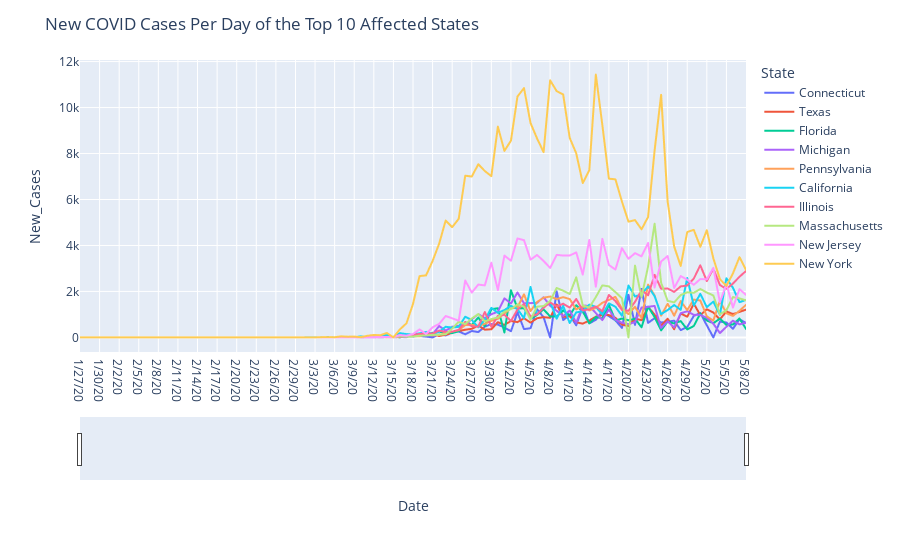

The code cell stored with this chart in its notebook:
### Code cell
top10_['New_Cases'] = new_cases(top10_)

fig = px.line(top10_, x='Date', y='New_Cases', color='State')
fig.update_layout(title='New COVID Cases Per Day of the Top 10 Affected States')
fig.update_xaxes(rangeslider_visible=True)
fig.show()

### Figure 1 — Plotly figure (JSON) as saved in the notebook; plotly's stock layout.template omitted (floating-point values rounded to 4 significant figures)
{"data": [{"hovertemplate": "State=Connecticut<br>Date=%{x}<br>New_Cases=%{y}<extra></extra>", "legendgroup": "Connecticut", "line": {"color": "#636efa", "dash": "solid"}, "mode": "lines", "name": "Connecticut", "showlegend": true, "type": "scattergl", "x": ["1/27/20", "1/28/20", "1/29/20", "1/30/20", "1/31/20", "2/1/20", "2/2/20", "2/3/20", "2/4/20", "2/5/20", "2/6/20", "2/7/20", "2/8/20", "2/9/20", "2/10/20", "2/11/20", "2/12/20", "2/13/20", "2/14/20", "2/15/20", "2/16/20", "2/17/20", "2/18/20", "2/19/20", "2/20/20", "2/21/20", "2/22/20", "2/23/20", "2/24/20", "2/25/20", "2/26/20", "2/27/20", "2/28/20", "2/29/20", "3/1/20", "3/2/20", "3/3/20", "3/4/20", "3/5/20", "3/6/20", "3/7/20", "3/8/20", "3/9/20", "3/10/20", "3/11/20", "3/12/20", "3/13/20", "3/14/20", "3/15/20", "3/16/20", "3/17/20", "3/18/20", "3/19/20", "3/20/20", "3/21/20", "3/22/20", "3/23/20", "3/24/20", "3/25/20", "3/26/20", "3/27/20", "3/28/20", "3/29/20", "3/30/20", "3/31/20", "4/1/20", "4/2/20", "4/3/20", "4/4/20", "4/5/20", "4/6/20", "4/7/20", "4/8/20", "4/9/20", "4/10/20", "4/11/20", "4/12/20", "4/13/20", "4/14/20", "4/15/20", "4/16/20", "4/17/20", "4/18/20", "4/19/20", "4/20/20", "4/21/20", "4/22/20", "4/23/20", "4/24/20", "4/25/20", "4/26/20", "4/27/20", "4/28/20", "4/29/20", "4/30/20", "5/1/20", "5/2/20", "5/3/20", "5/4/20", "5/5/20", "5/6/20", "5/7/20", "5/8/20"], "xaxis": "x", "y": [0, 0, 0, 0, 0, 0, 0, 0, 0, 0, 0, 0, 0, 0, 0, 0, 0, 0, 0, 0, 0, 0, 0, 0, 0, 0, 0, 0, 0, 0, 0, 0, 0, 0, 0, 0, 0, 0, 0, 0, 0, 0, 0, 1, 2, 2, 6, 12, 1, 17, 27, 28, 63, 35, 0, 133, 88, 203, 257, 137, 279, 233, 469, 578, 557, 429, 267, 1090, 362, 399, 1231, 875, 0, 2003, 754, 972, 525, 1346, 608, 766, 1129, 925, 741, 412, 1853, 545, 2109, 631, 836, 647, 686, 728, 315, 455, 933, 1064, 523, 0, 686, 648, 374, 789, 627], "yaxis": "y"}, {"hovertemplate": "State=Texas<br>Date=%{x}<br>New_Cases=%{y}<extra></extra>", "legendgroup": "Texas", "line": {"color": "#EF553B", "dash": "solid"}, "mode": "lines", "name": "Texas", "showlegend": true, "type": "scattergl", "x": ["1/27/20", "1/28/20", "1/29/20", "1/30/20", "1/31/20", "2/1/20", "2/2/20", "2/3/20", "2/4/20", "2/5/20", "2/6/20", "2/7/20", "2/8/20", "2/9/20", "2/10/20", "2/11/20", "2/12/20", "2/13/20", "2/14/20", "2/15/20", "2/16/20", "2/17/20", "2/18/20", "2/19/20", "2/20/20", "2/21/20", "2/22/20", "2/23/20", "2/24/20", "2/25/20", "2/26/20", "2/27/20", "2/28/20", "2/29/20", "3/1/20", "3/2/20", "3/3/20", "3/4/20", "3/5/20", "3/6/20", "3/7/20", "3/8/20", "3/9/20", "3/10/20", "3/11/20", "3/12/20", "3/13/20", "3/14/20", "3/15/20", "3/16/20", "3/17/20", "3/18/20", "3/19/20", "3/20/20", "3/21/20", "3/22/20", "3/23/20", "3/24/20", "3/25/20", "3/26/20", "3/27/20", "3/28/20", "3/29/20", "3/30/20", "3/31/20", "4/1/20", "4/2/20", "4/3/20", "4/4/20", "4/5/20", "4/6/20", "4/7/20", "4/8/20", "4/9/20", "4/10/20", "4/11/20", "4/12/20", "4/13/20", "4/14/20", "4/15/20", "4/16/20", "4/17/20", "4/18/20", "4/19/20", "4/20/20", "4/21/20", "4/22/20", "4/23/20", "4/24/20", "4/25/20", "4/26/20", "4/27/20", "4/28/20", "4/29/20", "4/30/20", "5/1/20", "5/2/20", "5/3/20", "5/4/20", "5/5/20", "5/6/20", "5/7/20", "5/8/20"], "xaxis": "x", "y": [0, 0, 0, 0, 0, 0, 0, 0, 0, 0, 0, 0, 0, 0, 0, 0, 0, 0, 0, 0, 0, 0, 0, 0, 0, 0, 0, 0, 0, 0, 0, 0, 0, 0, 0, 0, 0, 0, 3, 1, 4, 3, 2, 3, 5, 6, 17, 16, 3, 22, 25, 86, 110, 123, 153, 61, 115, 197, 274, 334, 374, 518, 337, 355, 662, 546, 714, 665, 833, 642, 834, 882, 852, 1431, 897, 918, 654, 598, 731, 901, 969, 973, 855, 556, 491, 823, 747, 1329, 992, 511, 814, 354, 1036, 900, 1470, 965, 1225, 1081, 785, 1129, 1016, 1108, 1210], "yaxis": "y"}, {"hovertemplate": "State=Florida<br>Date=%{x}<br>New_Cases=%{y}<extra></extra>", "legendgroup": "Florida", "line": {"color": "#00cc96", "dash": "solid"}, "mode": "lines", "name": "Florida", "showlegend": true, "type": "scattergl", "x": ["1/27/20", "1/28/20", "1/29/20", "1/30/20", "1/31/20", "2/1/20", "2/2/20", "2/3/20", "2/4/20", "2/5/20", "2/6/20", "2/7/20", "2/8/20", "2/9/20", "2/10/20", "2/11/20", "2/12/20", "2/13/20", "2/14/20", "2/15/20", "2/16/20", "2/17/20", "2/18/20", "2/19/20", "2/20/20", "2/21/20", "2/22/20", "2/23/20", "2/24/20", "2/25/20", "2/26/20", "2/27/20", "2/28/20", "2/29/20", "3/1/20", "3/2/20", "3/3/20", "3/4/20", "3/5/20", "3/6/20", "3/7/20", "3/8/20", "3/9/20", "3/10/20", "3/11/20", "3/12/20", "3/13/20", "3/14/20", "3/15/20", "3/16/20", "3/17/20", "3/18/20", "3/19/20", "3/20/20", "3/21/20", "3/22/20", "3/23/20", "3/24/20", "3/25/20", "3/26/20", "3/27/20", "3/28/20", "3/29/20", "3/30/20", "3/31/20", "4/1/20", "4/2/20", "4/3/20", "4/4/20", "4/5/20", "4/6/20", "4/7/20", "4/8/20", "4/9/20", "4/10/20", "4/11/20", "4/12/20", "4/13/20", "4/14/20", "4/15/20", "4/16/20", "4/17/20", "4/18/20", "4/19/20", "4/20/20", "4/21/20", "4/22/20", "4/23/20", "4/24/20", "4/25/20", "4/26/20", "4/27/20", "4/28/20", "4/29/20", "4/30/20", "5/1/20", "5/2/20", "5/3/20", "5/4/20", "5/5/20", "5/6/20", "5/7/20", "5/8/20"], "xaxis": "x", "y": [0, 0, 0, 0, 0, 0, 0, 0, 0, 0, 0, 0, 0, 0, 0, 0, 0, 0, 0, 0, 0, 0, 0, 0, 0, 0, 0, 0, 0, 0, 0, 0, 0, 0, 0, 1, 1, 0, 1, 0, 4, 3, 3, 2, 9, 6, 20, 26, 24, 1, 89, 116, 126, 132, 199, 241, 223, 185, 270, 675, 543, 863, 483, 1227, 1268, 215, 2052, 1260, 1269, 813, 974, 1221, 911, 908, 1167, 963, 1401, 1124, 609, 883, 832, 1416, 733, 822, 745, 810, 440, 1339, 885, 306, 693, 606, 710, 345, 497, 1038, 735, 615, 819, 542, 563, 826, 371], "yaxis": "y"}, {"hovertemplate": "State=Michigan<br>Date=%{x}<br>New_Cases=%{y}<extra></extra>", "legendgroup": "Michigan", "line": {"color": "#ab63fa", "dash": "solid"}, "mode": "lines", "name": "Michigan", "showlegend": true, "type": "scattergl", "x": ["1/27/20", "1/28/20", "1/29/20", "1/30/20", "1/31/20", "2/1/20", "2/2/20", "2/3/20", "2/4/20", "2/5/20", "2/6/20", "2/7/20", "2/8/20", "2/9/20", "2/10/20", "2/11/20", "2/12/20", "2/13/20", "2/14/20", "2/15/20", "2/16/20", "2/17/20", "2/18/20", "2/19/20", "2/20/20", "2/21/20", "2/22/20", "2/23/20", "2/24/20", "2/25/20", "2/26/20", "2/27/20", "2/28/20", "2/29/20", "3/1/20", "3/2/20", "3/3/20", "3/4/20", "3/5/20", "3/6/20", "3/7/20", "3/8/20", "3/9/20", "3/10/20", "3/11/20", "3/12/20", "3/13/20", "3/14/20", "3/15/20", "3/16/20", "3/17/20", "3/18/20", "3/19/20", "3/20/20", "3/21/20", "3/22/20", "3/23/20", "3/24/20", "3/25/20", "3/26/20", "3/27/20", "3/28/20", "3/29/20", "3/30/20", "3/31/20", "4/1/20", "4/2/20", "4/3/20", "4/4/20", "4/5/20", "4/6/20", "4/7/20", "4/8/20", "4/9/20", "4/10/20", "4/11/20", "4/12/20", "4/13/20", "4/14/20", "4/15/20", "4/16/20", "4/17/20", "4/18/20", "4/19/20", "4/20/20", "4/21/20", "4/22/20", "4/23/20", "4/24/20", "4/25/20", "4/26/20", "4/27/20", "4/28/20", "4/29/20", "4/30/20", "5/1/20", "5/2/20", "5/3/20", "5/4/20", "5/5/20", "5/6/20", "5/7/20", "5/8/20"], "xaxis": "x", "y": [0, 0, 0, 0, 0, 0, 0, 0, 0, 0, 0, 0, 0, 0, 0, 0, 0, 0, 0, 0, 0, 0, 0, 0, 0, 0, 0, 0, 0, 0, 0, 0, 0, 0, 0, 0, 0, 0, 0, 0, 0, 0, 0, 0, 2, 0, 14, 9, 7, 22, 9, 56, 140, 143, 138, 495, 294, 464, 503, 549, 789, 1016, 838, 1010, 1117, 1700, 1476, 1953, 1481, 1493, 1503, 1749, 1376, 1158, 930, 1171, 639, 1391, 1366, 1058, 750, 1214, 768, 633, 576, 667, 1299, 1330, 1370, 408, 704, 432, 1052, 1137, 980, 977, 851, 594, 189, 461, 728, 566, 641], "yaxis": "y"}, {"hovertemplate": "State=Pennsylvania<br>Date=%{x}<br>New_Cases=%{y}<extra></extra>", "legendgroup": "Pennsylvania", "line": {"color": "#FFA15A", "dash": "solid"}, "mode": "lines", "name": "Pennsylvania", "showlegend": true, "type": "scattergl", "x": ["1/27/20", "1/28/20", "1/29/20", "1/30/20", "1/31/20", "2/1/20", "2/2/20", "2/3/20", "2/4/20", "2/5/20", "2/6/20", "2/7/20", "2/8/20", "2/9/20", "2/10/20", "2/11/20", "2/12/20", "2/13/20", "2/14/20", "2/15/20", "2/16/20", "2/17/20", "2/18/20", "2/19/20", "2/20/20", "2/21/20", "2/22/20", "2/23/20", "2/24/20", "2/25/20", "2/26/20", "2/27/20", "2/28/20", "2/29/20", "3/1/20", "3/2/20", "3/3/20", "3/4/20", "3/5/20", "3/6/20", "3/7/20", "3/8/20", "3/9/20", "3/10/20", "3/11/20", "3/12/20", "3/13/20", "3/14/20", "3/15/20", "3/16/20", "3/17/20", "3/18/20", "3/19/20", "3/20/20", "3/21/20", "3/22/20", "3/23/20", "3/24/20", "3/25/20", "3/26/20", "3/27/20", "3/28/20", "3/29/20", "3/30/20", "3/31/20", "4/1/20", "4/2/20", "4/3/20", "4/4/20", "4/5/20", "4/6/20", "4/7/20", "4/8/20", "4/9/20", "4/10/20", "4/11/20", "4/12/20", "4/13/20", "4/14/20", "4/15/20", "4/16/20", "4/17/20", "4/18/20", "4/19/20", "4/20/20", "4/21/20", "4/22/20", "4/23/20", "4/24/20", "4/25/20", "4/26/20", "4/27/20", "4/28/20", "4/29/20", "4/30/20", "5/1/20", "5/2/20", "5/3/20", "5/4/20", "5/5/20", "5/6/20", "5/7/20", "5/8/20"], "xaxis": "x", "y": [0, 0, 0, 0, 0, 0, 0, 0, 0, 0, 0, 0, 0, 0, 0, 0, 0, 0, 0, 0, 0, 0, 0, 0, 0, 0, 0, 0, 0, 0, 0, 0, 0, 0, 0, 0, 0, 0, 0, 2, 0, 4, 1, 5, 4, 6, 19, 6, 0, 32, 33, 43, 51, 105, 88, 110, 189, 248, 314, 535, 550, 500, 587, 723, 808, 1046, 1259, 1302, 1874, 1145, 1538, 1726, 1778, 1669, 1751, 1668, 1219, 1354, 1173, 1288, 1505, 1630, 1764, 1250, 1012, 1335, 833, 2297, 1829, 945, 1463, 942, 1579, 1190, 1644, 1608, 915, 731, 1591, 1048, 936, 1156, 1415], "yaxis": "y"}, {"hovertemplate": "State=California<br>Date=%{x}<br>New_Cases=%{y}<extra></extra>", "legendgroup": "California", "line": {"color": "#19d3f3", "dash": "solid"}, "mode": "lines", "name": "California", "showlegend": true, "type": "scattergl", "x": ["1/27/20", "1/28/20", "1/29/20", "1/30/20", "1/31/20", "2/1/20", "2/2/20", "2/3/20", "2/4/20", "2/5/20", "2/6/20", "2/7/20", "2/8/20", "2/9/20", "2/10/20", "2/11/20", "2/12/20", "2/13/20", "2/14/20", "2/15/20", "2/16/20", "2/17/20", "2/18/20", "2/19/20", "2/20/20", "2/21/20", "2/22/20", "2/23/20", "2/24/20", "2/25/20", "2/26/20", "2/27/20", "2/28/20", "2/29/20", "3/1/20", "3/2/20", "3/3/20", "3/4/20", "3/5/20", "3/6/20", "3/7/20", "3/8/20", "3/9/20", "3/10/20", "3/11/20", "3/12/20", "3/13/20", "3/14/20", "3/15/20", "3/16/20", "3/17/20", "3/18/20", "3/19/20", "3/20/20", "3/21/20", "3/22/20", "3/23/20", "3/24/20", "3/25/20", "3/26/20", "3/27/20", "3/28/20", "3/29/20", "3/30/20", "3/31/20", "4/1/20", "4/2/20", "4/3/20", "4/4/20", "4/5/20", "4/6/20", "4/7/20", "4/8/20", "4/9/20", "4/10/20", "4/11/20", "4/12/20", "4/13/20", "4/14/20", "4/15/20", "4/16/20", "4/17/20", "4/18/20", "4/19/20", "4/20/20", "4/21/20", "4/22/20", "4/23/20", "4/24/20", "4/25/20", "4/26/20", "4/27/20", "4/28/20", "4/29/20", "4/30/20", "5/1/20", "5/2/20", "5/3/20", "5/4/20", "5/5/20", "5/6/20", "5/7/20", "5/8/20"], "xaxis": "x", "y": [2, 0, 0, 0, 1, 0, 0, 3, 0, 0, 0, 0, 0, 0, 0, 1, 0, 1, 0, 0, 0, 0, 0, 0, 0, 2, 0, 0, 0, 0, 0, 1, 0, 1, 0, 9, 4, 10, 16, 8, 22, 14, 6, 43, 34, 43, 60, 91, 1, 184, 143, 128, 177, 238, 162, 241, 462, 430, 460, 901, 758, 438, 757, 1286, 1072, 1189, 1374, 1231, 833, 2197, 985, 1332, 1546, 813, 1371, 625, 1089, 1136, 1425, 1330, 991, 1480, 1334, 940, 2255, 1779, 1879, 2217, 1794, 1013, 1190, 1408, 1198, 2583, 1383, 1896, 1321, 1556, 981, 2572, 2160, 1532, 1631], "yaxis": "y"}, {"hovertemplate": "State=Illinois<br>Date=%{x}<br>New_Cases=%{y}<extra></extra>", "legendgroup": "Illinois", "line": {"color": "#FF6692", "dash": "solid"}, "mode": "lines", "name": "Illinois", "showlegend": true, "type": "scattergl", "x": ["1/27/20", "1/28/20", "1/29/20", "1/30/20", "1/31/20", "2/1/20", "2/2/20", "2/3/20", "2/4/20", "2/5/20", "2/6/20", "2/7/20", "2/8/20", "2/9/20", "2/10/20", "2/11/20", "2/12/20", "2/13/20", "2/14/20", "2/15/20", "2/16/20", "2/17/20", "2/18/20", "2/19/20", "2/20/20", "2/21/20", "2/22/20", "2/23/20", "2/24/20", "2/25/20", "2/26/20", "2/27/20", "2/28/20", "2/29/20", "3/1/20", "3/2/20", "3/3/20", "3/4/20", "3/5/20", "3/6/20", "3/7/20", "3/8/20", "3/9/20", "3/10/20", "3/11/20", "3/12/20", "3/13/20", "3/14/20", "3/15/20", "3/16/20", "3/17/20", "3/18/20", "3/19/20", "3/20/20", "3/21/20", "3/22/20", "3/23/20", "3/24/20", "3/25/20", "3/26/20", "3/27/20", "3/28/20", "3/29/20", "3/30/20", "3/31/20", "4/1/20", "4/2/20", "4/3/20", "4/4/20", "4/5/20", "4/6/20", "4/7/20", "4/8/20", "4/9/20", "4/10/20", "4/11/20", "4/12/20", "4/13/20", "4/14/20", "4/15/20", "4/16/20", "4/17/20", "4/18/20", "4/19/20", "4/20/20", "4/21/20", "4/22/20", "4/23/20", "4/24/20", "4/25/20", "4/26/20", "4/27/20", "4/28/20", "4/29/20", "4/30/20", "5/1/20", "5/2/20", "5/3/20", "5/4/20", "5/5/20", "5/6/20", "5/7/20", "5/8/20"], "xaxis": "x", "y": [1, 0, 0, 0, 1, 0, 0, 0, 0, 0, 0, 0, 0, 0, 0, 0, 0, 0, 0, 0, 0, 0, 0, 0, 0, 0, 0, 0, 0, 0, 0, 0, 0, 0, 1, 1, 0, 0, 1, 0, 1, 1, 0, 5, 13, 7, 14, 18, 2, 17, 78, 111, 150, 163, 168, 296, 236, 252, 328, 673, 486, 467, 1105, 460, 938, 986, 715, 1209, 1453, 902, 1003, 1291, 1525, 1344, 1465, 1293, 1672, 1173, 1223, 1345, 1141, 1844, 1582, 1197, 1156, 1546, 2048, 1830, 2721, 2119, 2126, 1980, 2219, 2256, 2560, 3137, 2450, 2994, 2278, 2112, 2343, 2639, 2889], "yaxis": "y"}, {"hovertemplate": "State=Massachusetts<br>Date=%{x}<br>New_Cases=%{y}<extra></extra>", "legendgroup": "Massachusetts", "line": {"color": "#B6E880", "dash": "solid"}, "mode": "lines", "name": "Massachusetts", "showlegend": true, "type": "scattergl", "x": ["1/27/20", "1/28/20", "1/29/20", "1/30/20", "1/31/20", "2/1/20", "2/2/20", "2/3/20", "2/4/20", "2/5/20", "2/6/20", "2/7/20", "2/8/20", "2/9/20", "2/10/20", "2/11/20", "2/12/20", "2/13/20", "2/14/20", "2/15/20", "2/16/20", "2/17/20", "2/18/20", "2/19/20", "2/20/20", "2/21/20", "2/22/20", "2/23/20", "2/24/20", "2/25/20", "2/26/20", "2/27/20", "2/28/20", "2/29/20", "3/1/20", "3/2/20", "3/3/20", "3/4/20", "3/5/20", "3/6/20", "3/7/20", "3/8/20", "3/9/20", "3/10/20", "3/11/20", "3/12/20", "3/13/20", "3/14/20", "3/15/20", "3/16/20", "3/17/20", "3/18/20", "3/19/20", "3/20/20", "3/21/20", "3/22/20", "3/23/20", "3/24/20", "3/25/20", "3/26/20", "3/27/20", "3/28/20", "3/29/20", "3/30/20", "3/31/20", "4/1/20", "4/2/20", "4/3/20", "4/4/20", "4/5/20", "4/6/20", "4/7/20", "4/8/20", "4/9/20", "4/10/20", "4/11/20", "4/12/20", "4/13/20", "4/14/20", "4/15/20", "4/16/20", "4/17/20", "4/18/20", "4/19/20", "4/20/20", "4/21/20", "4/22/20", "4/23/20", "4/24/20", "4/25/20", "4/26/20", "4/27/20", "4/28/20", "4/29/20", "4/30/20", "5/1/20", "5/2/20", "5/3/20", "5/4/20", "5/5/20", "5/6/20", "5/7/20", "5/8/20"], "xaxis": "x", "y": [0, 0, 0, 0, 0, 1, 0, 0, 0, 0, 0, 0, 0, 0, 0, 0, 0, 0, 0, 0, 0, 0, 0, 0, 0, 0, 0, 0, 0, 0, 0, 0, 0, 0, 0, 0, 1, 0, 0, 4, 0, 16, 0, 19, 51, 15, 16, 15, 0, 49, 30, 35, 76, 85, 110, 117, 137, 382, 679, 579, 823, 1017, 698, 797, 868, 1118, 1228, 1436, 1334, 764, 1337, 1365, 1588, 2151, 2033, 1886, 2615, 1392, 1297, 1754, 2263, 2221, 1970, 1705, 0, 3122, 1745, 3079, 4946, 2379, 1590, 1524, 1840, 1963, 1940, 2106, 1952, 1824, 1000, 1184, 1754, 1696, 1612], "yaxis": "y"}, {"hovertemplate": "State=New Jersey<br>Date=%{x}<br>New_Cases=%{y}<extra></extra>", "legendgroup": "New Jersey", "line": {"color": "#FF97FF", "dash": "solid"}, "mode": "lines", "name": "New Jersey", "showlegend": true, "type": "scattergl", "x": ["1/27/20", "1/28/20", "1/29/20", "1/30/20", "1/31/20", "2/1/20", "2/2/20", "2/3/20", "2/4/20", "2/5/20", "2/6/20", "2/7/20", "2/8/20", "2/9/20", "2/10/20", "2/11/20", "2/12/20", "2/13/20", "2/14/20", "2/15/20", "2/16/20", "2/17/20", "2/18/20", "2/19/20", "2/20/20", "2/21/20", "2/22/20", "2/23/20", "2/24/20", "2/25/20", "2/26/20", "2/27/20", "2/28/20", "2/29/20", "3/1/20", "3/2/20", "3/3/20", "3/4/20", "3/5/20", "3/6/20", "3/7/20", "3/8/20", "3/9/20", "3/10/20", "3/11/20", "3/12/20", "3/13/20", "3/14/20", "3/15/20", "3/16/20", "3/17/20", "3/18/20", "3/19/20", "3/20/20", "3/21/20", "3/22/20", "3/23/20", "3/24/20", "3/25/20", "3/26/20", "3/27/20", "3/28/20", "3/29/20", "3/30/20", "3/31/20", "4/1/20", "4/2/20", "4/3/20", "4/4/20", "4/5/20", "4/6/20", "4/7/20", "4/8/20", "4/9/20", "4/10/20", "4/11/20", "4/12/20", "4/13/20", "4/14/20", "4/15/20", "4/16/20", "4/17/20", "4/18/20", "4/19/20", "4/20/20", "4/21/20", "4/22/20", "4/23/20", "4/24/20", "4/25/20", "4/26/20", "4/27/20", "4/28/20", "4/29/20", "4/30/20", "5/1/20", "5/2/20", "5/3/20", "5/4/20", "5/5/20", "5/6/20", "5/7/20", "5/8/20"], "xaxis": "x", "y": [0, 0, 0, 0, 0, 0, 0, 0, 0, 0, 0, 0, 0, 0, 0, 0, 0, 0, 0, 0, 0, 0, 0, 0, 0, 0, 0, 0, 0, 0, 0, 0, 0, 0, 0, 0, 0, 0, 2, 0, 2, 1, 0, 10, 8, 6, 20, 20, 3, 104, 74, 147, 344, 149, 437, 587, 930, 831, 727, 2474, 1949, 2299, 2262, 3250, 2060, 3559, 3335, 4305, 4229, 3381, 3585, 3326, 3021, 3590, 3561, 3563, 3699, 2734, 4240, 2206, 4287, 3150, 2953, 3881, 3421, 3665, 3527, 4111, 2171, 3302, 3540, 2150, 2668, 2509, 2287, 2538, 2527, 3027, 1525, 2324, 1297, 2101, 1849], "yaxis": "y"}, {"hovertemplate": "State=New York<br>Date=%{x}<br>New_Cases=%{y}<extra></extra>", "legendgroup": "New York", "line": {"color": "#FECB52", "dash": "solid"}, "mode": "lines", "name": "New York", "showlegend": true, "type": "scattergl", "x": ["1/27/20", "1/28/20", "1/29/20", "1/30/20", "1/31/20", "2/1/20", "2/2/20", "2/3/20", "2/4/20", "2/5/20", "2/6/20", "2/7/20", "2/8/20", "2/9/20", "2/10/20", "2/11/20", "2/12/20", "2/13/20", "2/14/20", "2/15/20", "2/16/20", "2/17/20", "2/18/20", "2/19/20", "2/20/20", "2/21/20", "2/22/20", "2/23/20", "2/24/20", "2/25/20", "2/26/20", "2/27/20", "2/28/20", "2/29/20", "3/1/20", "3/2/20", "3/3/20", "3/4/20", "3/5/20", "3/6/20", "3/7/20", "3/8/20", "3/9/20", "3/10/20", "3/11/20", "3/12/20", "3/13/20", "3/14/20", "3/15/20", "3/16/20", "3/17/20", "3/18/20", "3/19/20", "3/20/20", "3/21/20", "3/22/20", "3/23/20", "3/24/20", "3/25/20", "3/26/20", "3/27/20", "3/28/20", "3/29/20", "3/30/20", "3/31/20", "4/1/20", "4/2/20", "4/3/20", "4/4/20", "4/5/20", "4/6/20", "4/7/20", "4/8/20", "4/9/20", "4/10/20", "4/11/20", "4/12/20", "4/13/20", "4/14/20", "4/15/20", "4/16/20", "4/17/20", "4/18/20", "4/19/20", "4/20/20", "4/21/20", "4/22/20", "4/23/20", "4/24/20", "4/25/20", "4/26/20", "4/27/20", "4/28/20", "4/29/20", "4/30/20", "5/1/20", "5/2/20", "5/3/20", "5/4/20", "5/5/20", "5/6/20", "5/7/20", "5/8/20"], "xaxis": "x", "y": [0, 0, 0, 0, 0, 0, 0, 0, 0, 0, 0, 0, 0, 0, 0, 0, 0, 0, 0, 0, 0, 0, 0, 0, 0, 0, 0, 0, 0, 0, 0, 0, 0, 0, 0, 1, 1, 9, 12, 8, 45, 30, 36, 8, 70, 107, 94, 192, 2, 352, 611, 1460, 2666, 2699, 3324, 4073, 5084, 4797, 5160, 7036, 6999, 7534, 7238, 7015, 9170, 8115, 8558, 10481, 10846, 9327, 8655, 8060, 11186, 10718, 10569, 8678, 8007, 6716, 7271, 11434, 9237, 6906, 6877, 5908, 5034, 5103, 4703, 5238, 8130, 10553, 5902, 3951, 3110, 4585, 4681, 3942, 4663, 3438, 2538, 2239, 2786, 3491, 2938], "yaxis": "y"}], "layout": {"legend": {"title": {"text": "State"}, "tracegroupgap": 0}, "margin": {"t": 60}, "title": {"text": "New COVID Cases Per Day of the Top 10 Affected States"}, "xaxis": {"anchor": "y", "domain": [0, 1], "rangeslider": {"visible": true}, "title": {"text": "Date"}}, "yaxis": {"anchor": "x", "domain": [0, 1], "title": {"text": "New_Cases"}}}}
